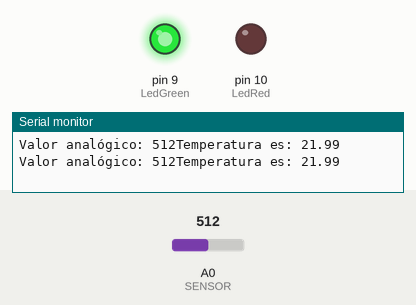
This sketch was run on a simulated Arduino Uno, built with avr-gcc and run on an emulated ATmega328P. On the bench: output pins drawn as LEDs (lit = HIGH), the last lines printed to the serial monitor. The test bench sets the inputs (shaded band); at power-on: A0 (SENSOR) = 512.

Above: at 5.8 s.
5.9 s: A0 (SENSOR) set to 477
At 16.2 s:
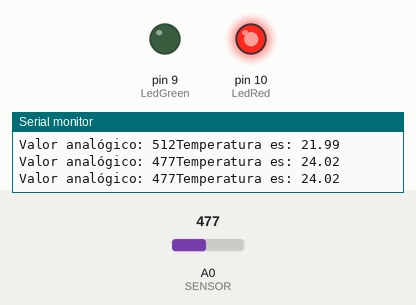
16.5 s: A0 (SENSOR) set to 511
At 26.2 s:
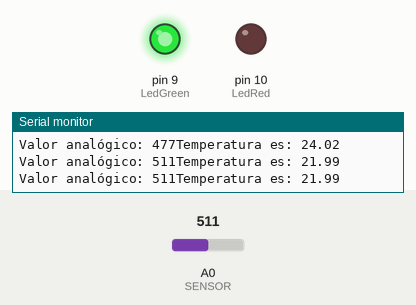
26.5 s: A0 (SENSOR) set to 306
At 36.4 s:
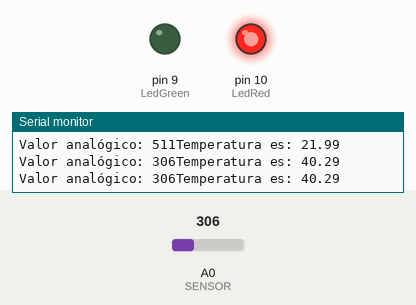
Timing chart, 0 to 37.9 s (numbered marks = the images above; inputs shaded):
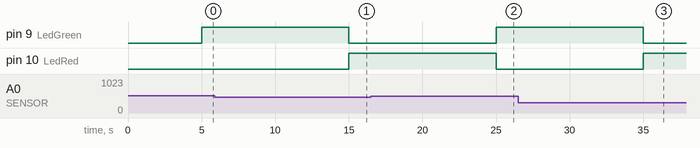

Measured:
- the behaviour switches between 495 and 494 on A0 (SENSOR) (found by bisection; images 0 and 1)
- after the input at 5.9 s, pin 9 (LedGreen): HIGH → LOW after 9.1 s; pin 10 (LedRed): LOW → HIGH after 9.1 s
- after the input at 16.5 s, pin 9 (LedGreen): LOW → HIGH after 8.5 s; pin 10 (LedRed): HIGH → LOW after 8.5 s
- after the input at 26.5 s, pin 9 (LedGreen): HIGH → LOW after 8.5 s; pin 10 (LedRed): LOW → HIGH after 8.5 s

The sketch:

KY028.ino
```cpp
int LedRed = 10;
int LedGreen = 9;
int SENSOR = A0;
int valor;

float R1= 10000;
float logR2, R2, TK, TC;
float A= 0.001129148, B= 0.000234125, C=0.0000000876741;
void setup() {
  Serial.begin(9600);
  pinMode (LedRed, OUTPUT);
  pinMode (LedGreen, OUTPUT);
}

void loop() {
  valor = analogRead(SENSOR);
  Serial.print("Valor analógico: ");
  Serial.print(valor);
  valor = map (valor, 0, 650, -55, 125);
  //Conversión de valores analogicos a C
  R2 = R1 * (1023.0/(float)valor-1.0);
  logR2 =log (R2);
  TK= (1.0/ (A+B* logR2 + C *logR2* logR2 * logR2));
  TC= TK-273.15;
  TC = TC *(-1);
  Serial.print("Temperatura es: ");
  Serial.println(TC);
  delay(5000);

  digitalWrite(LedRed,LOW);
  digitalWrite(LedGreen,LOW);
  if(TC >= 23){
    digitalWrite(LedRed,HIGH);
  }
  else {
    digitalWrite(LedGreen,HIGH);
  }


}
```
